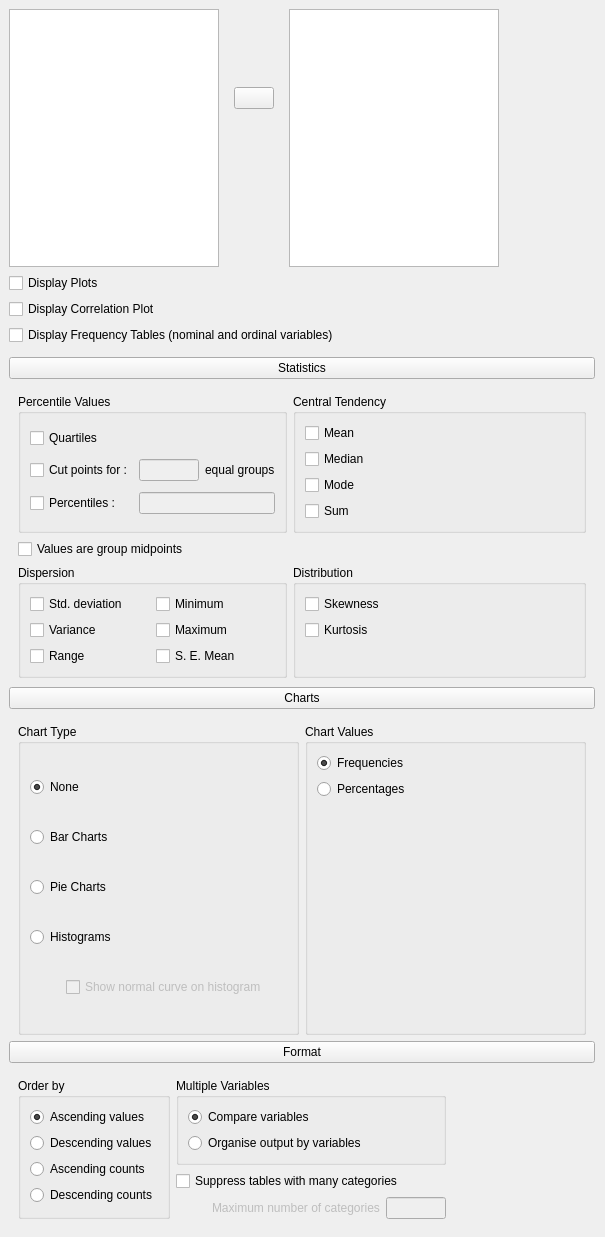
<?xml version="1.0" encoding="UTF-8"?>
<ui version="4.0">
 <class>DescriptivesForm</class>
 <widget class="QWidget" name="DescriptivesForm">
  <property name="geometry">
   <rect>
    <x>0</x>
    <y>0</y>
    <width>605</width>
    <height>1237</height>
   </rect>
  </property>
  <property name="sizePolicy">
   <sizepolicy hsizetype="Maximum" vsizetype="Maximum">
    <horstretch>0</horstretch>
    <verstretch>0</verstretch>
   </sizepolicy>
  </property>
  <property name="windowTitle">
   <string>Fred</string>
  </property>
  <layout class="QGridLayout" name="gridLayout_16">
   <property name="leftMargin">
    <number>0</number>
   </property>
   <property name="topMargin">
    <number>0</number>
   </property>
   <property name="rightMargin">
    <number>0</number>
   </property>
   <property name="bottomMargin">
    <number>6</number>
   </property>
   <property name="verticalSpacing">
    <number>0</number>
   </property>
   <item row="1" column="0">
    <widget class="QWidget" name="widget_3" native="true">
     <layout class="QGridLayout" name="gridLayout_10">
      <property name="topMargin">
       <number>3</number>
      </property>
      <property name="bottomMargin">
       <number>3</number>
      </property>
      <item row="0" column="0">
       <widget class="ExpanderButton" name="pushButton_3">
        <property name="text">
         <string>Statistics</string>
        </property>
        <property name="checked">
         <bool>false</bool>
        </property>
       </widget>
      </item>
      <item row="1" column="0">
       <widget class="QWidget" name="pageStatistics" native="true">
        <layout class="QGridLayout" name="gridLayout_6">
         <property name="bottomMargin">
          <number>3</number>
         </property>
         <item row="0" column="0" rowspan="2">
          <widget class="GroupBox" name="statisticsPercentileValues">
           <property name="title">
            <string>Percentile Values</string>
           </property>
           <layout class="QGridLayout" name="gridLayout" columnstretch="0,0,0">
            <item row="0" column="0" colspan="2">
             <widget class="BoundCheckBox" name="percentileValuesQuartiles">
              <property name="text">
               <string>Quartiles</string>
              </property>
             </widget>
            </item>
            <item row="1" column="2">
             <widget class="QLabel" name="label">
              <property name="text">
               <string>equal groups</string>
              </property>
             </widget>
            </item>
            <item row="1" column="1">
             <widget class="BoundTextBox" name="percentileValuesEqualGroupsNo">
              <property name="enabled">
               <bool>false</bool>
              </property>
              <property name="sizePolicy">
               <sizepolicy hsizetype="Maximum" vsizetype="Fixed">
                <horstretch>0</horstretch>
                <verstretch>0</verstretch>
               </sizepolicy>
              </property>
              <property name="maximumSize">
               <size>
                <width>60</width>
                <height>16777215</height>
               </size>
              </property>
              <property name="baseSize">
               <size>
                <width>0</width>
                <height>0</height>
               </size>
              </property>
              <property name="maxLength">
               <number>4</number>
              </property>
             </widget>
            </item>
            <item row="1" column="0">
             <widget class="BoundCheckBox" name="percentileValuesEqualGroups">
              <property name="text">
               <string>Cut points for :</string>
              </property>
             </widget>
            </item>
            <item row="2" column="0">
             <widget class="BoundCheckBox" name="percentileValuesPercentiles">
              <property name="text">
               <string>Percentiles :</string>
              </property>
             </widget>
            </item>
            <item row="2" column="1" colspan="2">
             <widget class="BoundTextBox" name="percentileValuesPercentilesPercentiles">
              <property name="enabled">
               <bool>false</bool>
              </property>
              <property name="sizePolicy">
               <sizepolicy hsizetype="Expanding" vsizetype="Fixed">
                <horstretch>0</horstretch>
                <verstretch>0</verstretch>
               </sizepolicy>
              </property>
              <property name="baseSize">
               <size>
                <width>0</width>
                <height>0</height>
               </size>
              </property>
             </widget>
            </item>
           </layout>
          </widget>
         </item>
         <item row="3" column="0">
          <widget class="GroupBox" name="statisticsDispersion">
           <property name="title">
            <string>Dispersion</string>
           </property>
           <layout class="QGridLayout" name="gridLayout_5">
            <item row="0" column="0">
             <widget class="BoundCheckBox" name="standardDeviation">
              <property name="text">
               <string>Std. deviation</string>
              </property>
             </widget>
            </item>
            <item row="0" column="1">
             <widget class="BoundCheckBox" name="minimum">
              <property name="text">
               <string>Minimum</string>
              </property>
             </widget>
            </item>
            <item row="1" column="0">
             <widget class="BoundCheckBox" name="variance">
              <property name="text">
               <string>Variance</string>
              </property>
             </widget>
            </item>
            <item row="1" column="1">
             <widget class="BoundCheckBox" name="maximum">
              <property name="text">
               <string>Maximum</string>
              </property>
             </widget>
            </item>
            <item row="2" column="0">
             <widget class="BoundCheckBox" name="range">
              <property name="text">
               <string>Range</string>
              </property>
             </widget>
            </item>
            <item row="2" column="1">
             <widget class="BoundCheckBox" name="standardErrorMean">
              <property name="text">
               <string>S. E. Mean</string>
              </property>
             </widget>
            </item>
           </layout>
          </widget>
         </item>
         <item row="2" column="0" colspan="2">
          <widget class="QWidget" name="widget_4" native="true">
           <layout class="QGridLayout" name="gridLayout_3">
            <property name="leftMargin">
             <number>0</number>
            </property>
            <property name="topMargin">
             <number>0</number>
            </property>
            <property name="rightMargin">
             <number>0</number>
            </property>
            <property name="bottomMargin">
             <number>0</number>
            </property>
            <item row="0" column="0">
             <widget class="BoundCheckBox" name="statisticsValuesAreGroupMidpoints">
              <property name="text">
               <string>Values are group midpoints</string>
              </property>
             </widget>
            </item>
           </layout>
          </widget>
         </item>
         <item row="0" column="1" rowspan="2" colspan="2">
          <widget class="GroupBox" name="statistics__central_tendency">
           <property name="title">
            <string>Central Tendency</string>
           </property>
           <layout class="QGridLayout" name="gridLayout_2">
            <item row="0" column="0">
             <widget class="BoundCheckBox" name="mean">
              <property name="text">
               <string>Mean</string>
              </property>
             </widget>
            </item>
            <item row="1" column="0">
             <widget class="BoundCheckBox" name="median">
              <property name="text">
               <string>Median</string>
              </property>
             </widget>
            </item>
            <item row="2" column="0">
             <widget class="BoundCheckBox" name="mode">
              <property name="text">
               <string>Mode</string>
              </property>
             </widget>
            </item>
            <item row="3" column="0">
             <widget class="BoundCheckBox" name="sum">
              <property name="text">
               <string>Sum</string>
              </property>
             </widget>
            </item>
           </layout>
          </widget>
         </item>
         <item row="3" column="1" colspan="2">
          <widget class="GroupBox" name="groupBox_3">
           <property name="title">
            <string>Distribution</string>
           </property>
           <layout class="QGridLayout" name="gridLayout_4">
            <item row="0" column="0">
             <widget class="BoundCheckBox" name="skewness">
              <property name="text">
               <string>Skewness</string>
              </property>
             </widget>
            </item>
            <item row="1" column="0">
             <widget class="BoundCheckBox" name="kurtosis">
              <property name="text">
               <string>Kurtosis</string>
              </property>
             </widget>
            </item>
            <item row="2" column="0">
             <widget class="QWidget" name="widget_5" native="true"/>
            </item>
           </layout>
          </widget>
         </item>
        </layout>
       </widget>
      </item>
     </layout>
    </widget>
   </item>
   <item row="2" column="0">
    <widget class="QWidget" name="widgetCharts" native="true">
     <layout class="QGridLayout" name="gridLayout_13">
      <property name="topMargin">
       <number>3</number>
      </property>
      <property name="bottomMargin">
       <number>3</number>
      </property>
      <item row="0" column="0">
       <widget class="ExpanderButton" name="pushButton_4">
        <property name="text">
         <string>Charts</string>
        </property>
       </widget>
      </item>
      <item row="1" column="0">
       <widget class="QWidget" name="pageCharts" native="true">
        <layout class="QHBoxLayout" name="horizontalLayout">
         <property name="bottomMargin">
          <number>0</number>
         </property>
         <item>
          <widget class="BoundGroupBox" name="chartType">
           <property name="title">
            <string>Chart Type</string>
           </property>
           <layout class="QGridLayout" name="gridLayout_11">
            <item row="4" column="0">
             <widget class="QWidget" name="widget_13" native="true">
              <property name="sizePolicy">
               <sizepolicy hsizetype="Fixed" vsizetype="Preferred">
                <horstretch>0</horstretch>
                <verstretch>0</verstretch>
               </sizepolicy>
              </property>
              <property name="minimumSize">
               <size>
                <width>30</width>
                <height>0</height>
               </size>
              </property>
             </widget>
            </item>
            <item row="3" column="0" colspan="2">
             <widget class="QRadioButton" name="_4histograms">
              <property name="text">
               <string>Histograms</string>
              </property>
             </widget>
            </item>
            <item row="4" column="1">
             <widget class="BoundCheckBox" name="chartShowNormalCurve">
              <property name="enabled">
               <bool>false</bool>
              </property>
              <property name="text">
               <string>Show normal curve on histogram</string>
              </property>
             </widget>
            </item>
            <item row="2" column="0" colspan="2">
             <widget class="QRadioButton" name="_3pieCharts">
              <property name="text">
               <string>Pie Charts</string>
              </property>
             </widget>
            </item>
            <item row="1" column="0" colspan="2">
             <widget class="QRadioButton" name="_2barCharts">
              <property name="text">
               <string>Bar Charts</string>
              </property>
             </widget>
            </item>
            <item row="0" column="0" colspan="2">
             <widget class="QRadioButton" name="_1noCharts">
              <property name="text">
               <string>None</string>
              </property>
              <property name="checked">
               <bool>true</bool>
              </property>
             </widget>
            </item>
           </layout>
          </widget>
         </item>
         <item>
          <widget class="BoundGroupBox" name="chartValues">
           <property name="title">
            <string>Chart Values</string>
           </property>
           <layout class="QGridLayout" name="gridLayout_17">
            <item row="0" column="0">
             <widget class="QRadioButton" name="_1frequencies">
              <property name="text">
               <string>Frequencies</string>
              </property>
              <property name="checked">
               <bool>true</bool>
              </property>
             </widget>
            </item>
            <item row="1" column="0">
             <widget class="QRadioButton" name="_2percentages">
              <property name="text">
               <string>Percentages</string>
              </property>
             </widget>
            </item>
            <item row="2" column="0">
             <spacer name="verticalSpacer">
              <property name="orientation">
               <enum>Qt::Vertical</enum>
              </property>
              <property name="sizeHint" stdset="0">
               <size>
                <width>20</width>
                <height>40</height>
               </size>
              </property>
             </spacer>
            </item>
           </layout>
          </widget>
         </item>
        </layout>
       </widget>
      </item>
     </layout>
    </widget>
   </item>
   <item row="3" column="0">
    <widget class="QWidget" name="widgetFormat" native="true">
     <layout class="QVBoxLayout" name="verticalLayout">
      <property name="topMargin">
       <number>3</number>
      </property>
      <property name="bottomMargin">
       <number>3</number>
      </property>
      <item>
       <widget class="ExpanderButton" name="pushButton_5">
        <property name="text">
         <string>Format</string>
        </property>
       </widget>
      </item>
      <item>
       <widget class="QWidget" name="pageFormat" native="true">
        <layout class="QGridLayout" name="gridLayout_15">
         <item row="2" column="2">
          <widget class="QLabel" name="label_2">
           <property name="enabled">
            <bool>false</bool>
           </property>
           <property name="text">
            <string>Maximum number of categories</string>
           </property>
          </widget>
         </item>
         <item row="1" column="1" colspan="3">
          <widget class="QCheckBox" name="suppressTablesWithManyCategories">
           <property name="text">
            <string>Suppress tables with many categories</string>
           </property>
          </widget>
         </item>
         <item row="2" column="1">
          <widget class="QWidget" name="widget_11" native="true">
           <property name="sizePolicy">
            <sizepolicy hsizetype="Fixed" vsizetype="Preferred">
             <horstretch>0</horstretch>
             <verstretch>0</verstretch>
            </sizepolicy>
           </property>
           <property name="minimumSize">
            <size>
             <width>30</width>
             <height>0</height>
            </size>
           </property>
           <property name="baseSize">
            <size>
             <width>0</width>
             <height>0</height>
            </size>
           </property>
          </widget>
         </item>
         <item row="0" column="0" rowspan="3">
          <widget class="QGroupBox" name="formatOrderBy">
           <property name="title">
            <string>Order by</string>
           </property>
           <layout class="QGridLayout" name="gridLayout_14">
            <item row="0" column="0">
             <widget class="QRadioButton" name="_1ascendingValues">
              <property name="text">
               <string>Ascending values</string>
              </property>
              <property name="checked">
               <bool>true</bool>
              </property>
             </widget>
            </item>
            <item row="1" column="0">
             <widget class="QRadioButton" name="_2descendingValues">
              <property name="text">
               <string>Descending values</string>
              </property>
             </widget>
            </item>
            <item row="2" column="0">
             <widget class="QRadioButton" name="_3ascendingCounts">
              <property name="text">
               <string>Ascending counts</string>
              </property>
             </widget>
            </item>
            <item row="3" column="0">
             <widget class="QRadioButton" name="_4descendingCounts">
              <property name="text">
               <string>Descending counts</string>
              </property>
             </widget>
            </item>
           </layout>
          </widget>
         </item>
         <item row="2" column="3">
          <widget class="QLineEdit" name="lineEdit_3">
           <property name="enabled">
            <bool>false</bool>
           </property>
           <property name="sizePolicy">
            <sizepolicy hsizetype="Maximum" vsizetype="Fixed">
             <horstretch>0</horstretch>
             <verstretch>0</verstretch>
            </sizepolicy>
           </property>
           <property name="maximumSize">
            <size>
             <width>60</width>
             <height>16777215</height>
            </size>
           </property>
          </widget>
         </item>
         <item row="0" column="1" colspan="3">
          <widget class="QGroupBox" name="formatMultipleVariables">
           <property name="title">
            <string>Multiple Variables</string>
           </property>
           <layout class="QGridLayout" name="gridLayout_12">
            <item row="0" column="0">
             <widget class="QRadioButton" name="_1compareVariables">
              <property name="text">
               <string>Compare variables</string>
              </property>
              <property name="checked">
               <bool>true</bool>
              </property>
             </widget>
            </item>
            <item row="1" column="0">
             <widget class="QRadioButton" name="_2organiseOutputByVariables">
              <property name="text">
               <string>Organise output by variables</string>
              </property>
             </widget>
            </item>
           </layout>
          </widget>
         </item>
         <item row="2" column="4">
          <widget class="QWidget" name="widget_12" native="true"/>
         </item>
        </layout>
       </widget>
      </item>
     </layout>
    </widget>
   </item>
   <item row="0" column="0">
    <widget class="QWidget" name="widget" native="true">
     <property name="sizePolicy">
      <sizepolicy hsizetype="Fixed" vsizetype="Preferred">
       <horstretch>0</horstretch>
       <verstretch>0</verstretch>
      </sizepolicy>
     </property>
     <property name="minimumSize">
      <size>
       <width>573</width>
       <height>0</height>
      </size>
     </property>
     <layout class="QGridLayout" name="gridLayout_8">
      <item row="0" column="1">
       <widget class="QWidget" name="widget_2" native="true">
        <property name="sizePolicy">
         <sizepolicy hsizetype="Preferred" vsizetype="Maximum">
          <horstretch>0</horstretch>
          <verstretch>0</verstretch>
         </sizepolicy>
        </property>
        <layout class="QGridLayout" name="gridLayout_7">
         <item row="1" column="0">
          <spacer name="verticalSpacer_3">
           <property name="orientation">
            <enum>Qt::Vertical</enum>
           </property>
           <property name="sizeHint" stdset="0">
            <size>
             <width>20</width>
             <height>40</height>
            </size>
           </property>
          </spacer>
         </item>
         <item row="0" column="0">
          <widget class="AssignButton" name="buttonAssign_main_fields">
           <property name="minimumSize">
            <size>
             <width>0</width>
             <height>0</height>
            </size>
           </property>
           <property name="maximumSize">
            <size>
             <width>50</width>
             <height>16777215</height>
            </size>
           </property>
           <property name="text">
            <string/>
           </property>
          </widget>
         </item>
         <item row="2" column="0">
          <spacer name="verticalSpacer_4">
           <property name="orientation">
            <enum>Qt::Vertical</enum>
           </property>
           <property name="sizeHint" stdset="0">
            <size>
             <width>20</width>
             <height>40</height>
            </size>
           </property>
          </spacer>
         </item>
        </layout>
       </widget>
      </item>
      <item row="0" column="3">
       <widget class="QWidget" name="widget_6" native="true">
        <property name="minimumSize">
         <size>
          <width>90</width>
          <height>0</height>
         </size>
        </property>
        <layout class="QVBoxLayout" name="verticalLayout_2">
         <property name="leftMargin">
          <number>0</number>
         </property>
         <property name="topMargin">
          <number>0</number>
         </property>
         <property name="rightMargin">
          <number>0</number>
         </property>
         <property name="bottomMargin">
          <number>0</number>
         </property>
        </layout>
       </widget>
      </item>
      <item row="0" column="0">
       <widget class="AvailableFieldsListView" name="listAvailableFields">
        <property name="sizePolicy">
         <sizepolicy hsizetype="Expanding" vsizetype="Expanding">
          <horstretch>0</horstretch>
          <verstretch>0</verstretch>
         </sizepolicy>
        </property>
        <property name="minimumSize">
         <size>
          <width>0</width>
          <height>200</height>
         </size>
        </property>
        <property name="maximumSize">
         <size>
          <width>210</width>
          <height>16777215</height>
         </size>
        </property>
        <property name="selectionMode">
         <enum>QAbstractItemView::ExtendedSelection</enum>
        </property>
       </widget>
      </item>
      <item row="0" column="2">
       <widget class="BoundListView" name="variables">
        <property name="sizePolicy">
         <sizepolicy hsizetype="Maximum" vsizetype="Expanding">
          <horstretch>0</horstretch>
          <verstretch>0</verstretch>
         </sizepolicy>
        </property>
        <property name="minimumSize">
         <size>
          <width>0</width>
          <height>200</height>
         </size>
        </property>
        <property name="maximumSize">
         <size>
          <width>210</width>
          <height>16777215</height>
         </size>
        </property>
        <property name="selectionMode">
         <enum>QAbstractItemView::ExtendedSelection</enum>
        </property>
       </widget>
      </item>
      <item row="1" column="0">
       <widget class="BoundCheckBox" name="plotVariables">
        <property name="text">
         <string>Display Plots</string>
        </property>
       </widget>
      </item>
      <item row="3" column="0" colspan="4">
       <widget class="BoundCheckBox" name="frequencyTables">
        <property name="text">
         <string>Display Frequency Tables (nominal and ordinal variables)</string>
        </property>
       </widget>
      </item>
      <item row="2" column="0">
       <widget class="BoundCheckBox" name="plotCorrelationMatrix">
        <property name="text">
         <string>Display Correlation Plot</string>
        </property>
       </widget>
      </item>
     </layout>
    </widget>
   </item>
  </layout>
 </widget>
 <customwidgets>
  <customwidget>
   <class>AssignButton</class>
   <extends>QPushButton</extends>
   <header>widgets/assignbutton.h</header>
  </customwidget>
  <customwidget>
   <class>AvailableFieldsListView</class>
   <extends>QListView</extends>
   <header>widgets/availablefieldslistview.h</header>
  </customwidget>
  <customwidget>
   <class>BoundListView</class>
   <extends>QListView</extends>
   <header>widgets/boundlistview.h</header>
  </customwidget>
  <customwidget>
   <class>ExpanderButton</class>
   <extends>QPushButton</extends>
   <header>widgets/expanderbutton.h</header>
  </customwidget>
  <customwidget>
   <class>BoundCheckBox</class>
   <extends>QCheckBox</extends>
   <header>widgets/boundcheckbox.h</header>
  </customwidget>
  <customwidget>
   <class>BoundTextBox</class>
   <extends>QLineEdit</extends>
   <header>widgets/boundtextbox.h</header>
  </customwidget>
  <customwidget>
   <class>BoundGroupBox</class>
   <extends>QGroupBox</extends>
   <header>widgets/boundgroupbox.h</header>
   <container>1</container>
  </customwidget>
  <customwidget>
   <class>GroupBox</class>
   <extends>QGroupBox</extends>
   <header>widgets/groupbox.h</header>
   <container>1</container>
  </customwidget>
 </customwidgets>
 <resources/>
 <connections>
  <connection>
   <sender>percentileValuesPercentiles</sender>
   <signal>clicked(bool)</signal>
   <receiver>percentileValuesPercentilesPercentiles</receiver>
   <slot>setEnabled(bool)</slot>
   <hints>
    <hint type="sourcelabel">
     <x>97</x>
     <y>382</y>
    </hint>
    <hint type="destinationlabel">
     <x>233</x>
     <y>382</y>
    </hint>
   </hints>
  </connection>
  <connection>
   <sender>percentileValuesEqualGroups</sender>
   <signal>clicked(bool)</signal>
   <receiver>percentileValuesEqualGroupsNo</receiver>
   <slot>setEnabled(bool)</slot>
   <hints>
    <hint type="sourcelabel">
     <x>97</x>
     <y>351</y>
    </hint>
    <hint type="destinationlabel">
     <x>186</x>
     <y>351</y>
    </hint>
   </hints>
  </connection>
 </connections>
 <slots>
  <slot>assignClicked()</slot>
  <slot>unassignClicked()</slot>
  <slot>okClicked()</slot>
 </slots>
</ui>
